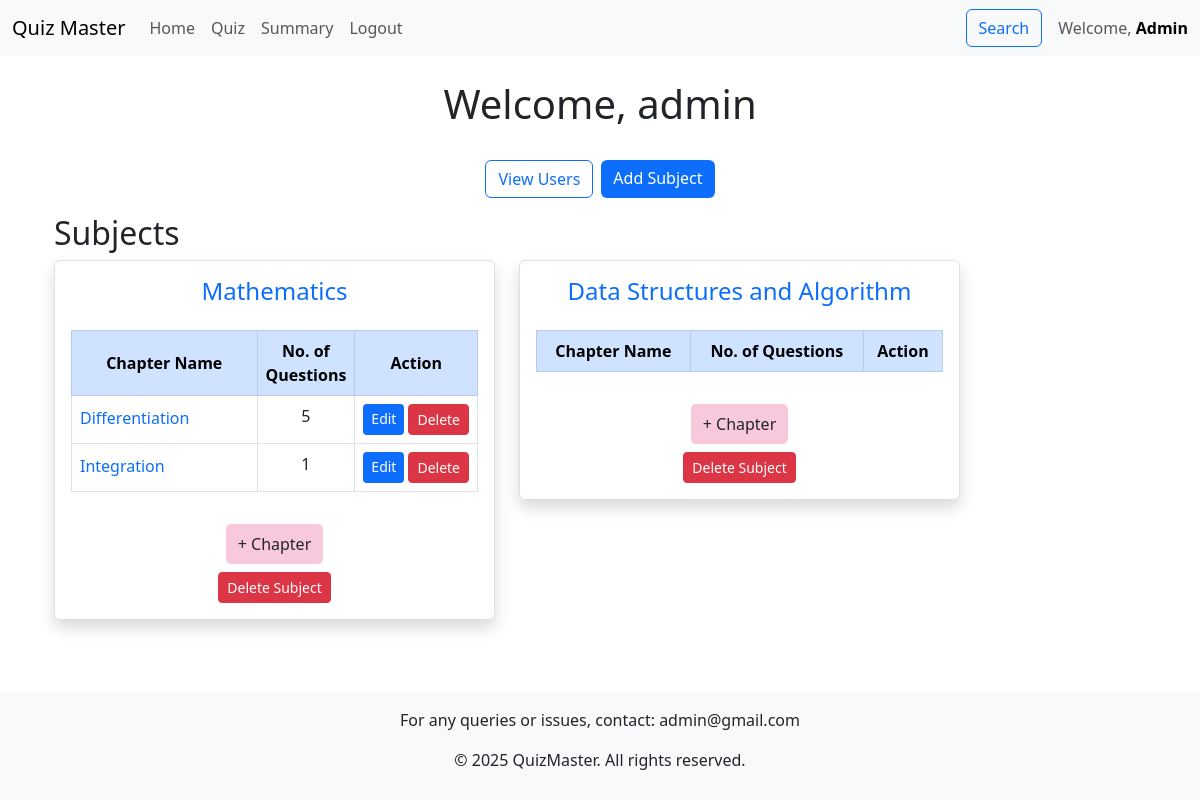
The page /dashboard (signed in) on the database its author committed.
### models.py (models this page shows, shortened)
class User(db.Model):
    id = db.Column(db.Integer, primary_key=True)
    username = db.Column(db.String(120), unique=True, nullable=False)
    password_hash = db.Column(db.String(120), nullable=False)
    full_name = db.Column(db.String(100))
    qualification = db.Column(db.String(100))
    dob = db.Column(db.Date)
    role = db.Column(db.Enum("user", "admin", name="user_roles"), default="user",)
    created_at = db.Column(db.DateTime, default=datetime.now(timezone.utc))
    scores = db.relationship('Score', backref='user', lazy=True, cascade="all, delete-orphan")

class Subject(db.Model):
    id = db.Column(db.Integer, primary_key=True)
    name = db.Column(db.String(100), nullable=False)
    description = db.Column(db.String(255))
    chapters = db.relationship('Chapter', backref='subject', lazy=True, cascade="all, delete-orphan")

class Chapter(db.Model):
    id = db.Column(db.Integer, primary_key=True)
    subject_id = db.Column(db.Integer, db.ForeignKey('subject.id'), nullable=False)
    name = db.Column(db.String(100), nullable=False)
    description = db.Column(db.String(255))
    quizzes = db.relationship('Quiz', backref='chapter', lazy=True, cascade="all, delete-orphan")

### controllers/controllers_admin.py (the view)
@app.route("/dashboard", methods=["GET", "POST"])
@auth_required
def dashboard():
        user = User.query.get(session["user_id"])
        if user.role=="user":
            current_date = date.today().isoformat()
            attempted_quiz_id = db.session.query(Score.quiz_id).filter(Score.user_id == user.id)
            quiz = Quiz.query.filter(
    and_(
        Quiz.date_of_quiz >= current_date,  # Future quizzes
        ~Quiz.id.in_(attempted_quiz_id)  # Exclude attempted quizzes
    )
).all()
            quiz_questions_count = {quiz.id: db.session.query(Question).filter(Question.quiz_id == quiz.id).count()
            for quiz in quiz}
            return render_template("dashboard_user.html",user=user,quiz=quiz,quiz_questions_count=quiz_questions_count)
        else:
             subject=db.session.query(Subject).all()
             chapters=db.session.query(Chapter).all()
             chapter_questions_count = {chapter.id: db.session.query(Question).join(Quiz).filter(Quiz.chapter_id == chapter.id).count()
             for chapter in chapters}
             return render_template("dashboard_admin.html",user=user,subject=subject,chapters=chapters,chapter_questions_count=chapter_questions_count)

### controllers/controllers_admin.py (called while the page is built)
def auth_required(func):
    @wraps(func)
    def inner(*args, **kwargs):
        if "user_id" in session:
            return func(*args, **kwargs)
        else:
            flash("Please login to continue")
            return redirect(url_for("index"))
    return inner

### templates/dashboard_admin.html (shortened to what this page needs)
{% extends "base.html" %}
{% block content %}
<div class="container mt-4">
    <h1 class="text-center">Welcome, {{ user.full_name }}</h1>
<br>
    <div class="d-flex justify-content-center mb-3">
        <form action="/admin/show_users" method="POST" class="me-2">
            <a href="#" class="btn btn-outline-primary" onclick="this.closest('form').submit()">View Users</a>
        </form>
        <a href="{{ url_for('add_subject') }}" class="btn btn-primary">Add Subject</a>
    </div>
    <section>
        <h2>Subjects</h2>
        {% if subject %}
        <div class="row">
            {% for sub in subject %}
            <div class="col-md-6 col-lg-5 mb-4">
                <div class="card shadow border rounded p-3 d-flex flex-column">
                    <h4 class="text-center">
                        <a href="#" class="text-decoration-none" data-bs-toggle="modal" data-bs-target="#modal{{ sub.id }}">
                            {{ sub.name }}
                        </a>
                    </h4>
                    {% if chapters %}
                    <table class="table table-bordered mt-3">
                        <thead class="table-primary text-center align-middle">
                            <tr>
                                <th>Chapter Name</th>
                                <th>No. of Questions</th>
                                <th>Action</th>
                            </tr>
                        </thead>
                        <tbody>
                            {% for chapter in chapters if chapter.subject_id == sub.id %}
                            <tr>
                                <td class="text-wrap text-break" style="width:50%;">
                                    <form action="/dashboard/quiz/{{ chapter.id }}" method="POST" class="d-inline">
                                        <button type="submit" class="btn btn-link  text-decoration-none p-0 border-0">{{ chapter.name }}</button>
                                    </form>
                                </td>
                                <td class="text-center">{{ chapter_questions_count[chapter.id] }}</td>
                                <td>
                                    <div class="btn-group gap-1">
                                        <a href="/dashboard/admin/edit_chapter/{{ chapter.id }}" class="btn btn-primary btn-sm">Edit</a>
                                        <form action="/dashboard/admin/delete_chapter/{{ chapter.id }}" method="post" class="d-inline">
                                            <button type="submit" class="btn btn-danger btn-sm" onclick="return confirm('Are you sure you want to delete this chapter?')">Delete</button>
                                        </form>
                                    </div>
                                </td>
                </tr>
                {% endfor %}
                </tbody>
                </table>
                {% endif %}
                <div class="text-center mt-3">
                    <a href="{{ url_for('add_chapter', subject_id=sub.id) }}" class="btn btn-pink">+ Chapter</a>
                </div>
                <div class="text-center mt-2">
                    <form action="/dashboard/admin/delete_subject/{{ sub.id }}" method="post">
                        <button type="submit" class="btn btn-danger btn-sm"
                            onclick="return confirm('Are you sure you want to delete this subject?')">Delete
                            Subject</button>
                    </form>
                </div>
            </div>
        </div>
        {% endfor %}
</div>
{% else %}
<p class="text-muted">No subjects yet.</p>
{% endif %}
</section>
</div>
{% endblock %}

### templates/navbar.html (shortened to what this page needs)
<nav class="navbar navbar-expand-lg navbar-light bg-light">
    <div class="container-fluid">
        <a class="navbar-brand" href="/">Quiz Master</a>
        <div class="collapse navbar-collapse" id="navbarNav">
            <ul class="navbar-nav me-auto">
                {% if 'user_id' in session %}
                <li class="nav-item">
                    <a class="nav-link" href="/dashboard">Home</a>
                </li>
                {% if user.role=="user" %}
                <li class="nav-item">
                    <a class="nav-link" href="/dashboard/scores/{{user.id}}">Scores</a>
                </li>
                {% else %}
                <li class="nav-item">
                    <a class="nav-link" href="/dashboard/quiz_management">Quiz</a>
                </li>
                {% endif %}
                <li class="nav-item">
                    <a class="nav-link" href="/summary">Summary</a>
                </li>
                <li class="nav-item">
                    <a class="nav-link" href="/logout">Logout</a>
                </li>
                {% endif %}
            </ul>
            {% if 'user_id' in session %}
            <div class="d-flex align-items-center">
                <a class="nav-link me-3" href="/search">
                    <button class="btn btn-outline-primary">Search</button>
                </a>
                <span class="navbar-text">
                    Welcome, <a class="fw-bold text-decoration-none" href="/profile">{{ user.role | capitalize }}</a>
                </span>
            </div>
            {% endif %}
        </div>
    </div>
</nav>

### static/styles/styles.css (style rules this page uses)
.card { transition: transform 0.2s ease; }
.btn-primary { border: none; transition: all 0.3s ease; }

### templates/dashboard_admin.html (style rules this page uses)
.btn-pink { background-color: #f8c8dc; border: none; padding: 8px 12px; border-radius: 5px; }
.btn-group .btn:first-child { border-top-right-radius: 4px !important; border-bottom-right-radius: 4px !important; }
.card { width: 100%; word-wrap: break-word; overflow-wrap: break-word; padding: 1rem; }

### rows shown on the page
User: role "Admin", full_name "admin"
Subject: name "Mathematics"
Chapter: name "Differentiation", chapter_questions_count "5"
Chapter: name "Integration", subject "1"
Subject: name "Data Structures and Algorithm"
